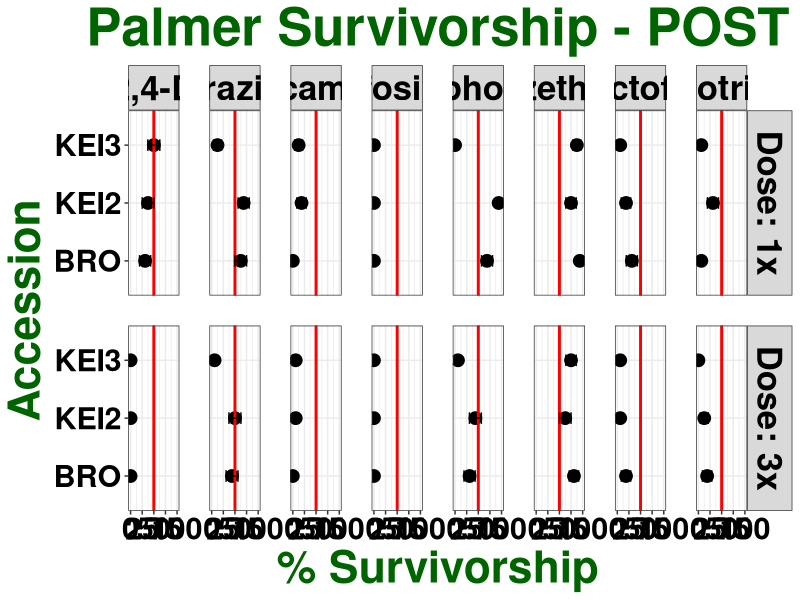

Write the R code that produced this figure. (Note: this script raises an error after producing the figure.)
## ---- chunk 1

knitr::opts_chunk$set(echo = TRUE)
library(dplyr)
library(ggplot2)
library(ggpubr)

## ---- chunk 2

palmer <- read.csv("All POST_Reduction.csv")

str(palmer)

palmer$run <- as.factor(palmer$run)

palmer$pop <- as.factor(palmer$pop)

palmer$herb <- as.factor(palmer$herb)

palmer$Dose <- as.factor(palmer$Dose)

palmer$rep <- as.factor(palmer$rep)

str(palmer)

## ---- chunk 3

summary <- palmer %>% 
  group_by(pop, herb, Dose) %>% 
  summarise(n = sum(!is.na(surv)), 
            mean = mean(surv, na.rm = TRUE), 
            sd = sd(surv, na.rm = TRUE),
            se = sd / sqrt(n),
            CI = qnorm(1- 0.05/2) * se)

summary$herb <- factor(summary$herb,
                       levels = c("2,4-D", "Atrazine", "Dicamba", "Glufosinate", "Glyphosate", "Imazethapyr", "Lactofen", "Mesotrione"))

summary
            
## ---- chunk 4

dose_labels <- c("1x" = "Dose: 1x", "3x" = "Dose: 3x")

ggplot(summary, aes(x = mean*100, y = pop)) + 
  geom_point(size = 4) + 
  geom_vline(xintercept = 50, size = 1, colour = "red") +
  geom_errorbar(aes(xmin = (mean*100) - (se*100), xmax = (mean*100) + (se*100), width = 0.2)) + 
  facet_grid(Dose ~ herb, labeller = labeller(Dose = dose_labels)) +
  labs(title = "Palmer Survivorship - POST", x = "% Survivorship", y = "Accession") + 
  theme_bw() + 
  theme (plot.title = element_text(face = "bold", hjust = 0.5, size = 38, colour = "darkgreen"), 
         axis.title = element_text(face = "bold", size = 32, colour = "darkgreen"), 
         axis.text = element_text(face = "bold", size = 22, colour = "black"),
         strip.text = element_text(face = "bold", size = 25, colour = "black"),
         panel.spacing = unit(1.5, "lines")) +
  ggsave("RAW SURV_POPxHERBxDOSE.jpeg", units="in", width=30, height=7, dpi=600)


